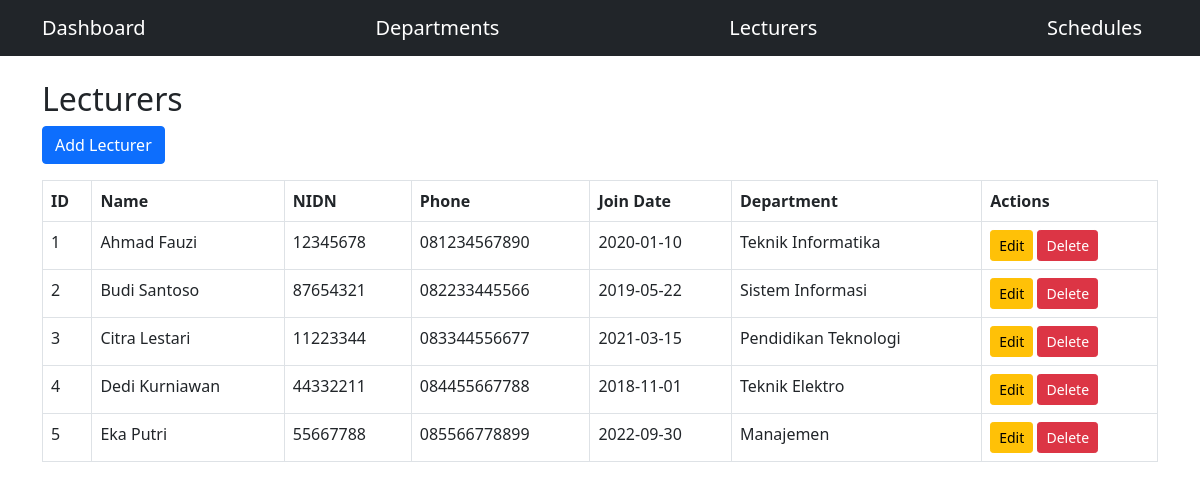
Page /tp_mvc25/lecturers.php on the committed database.
### tables this page shows
CREATE TABLE lecturers (
    id INT AUTO_INCREMENT PRIMARY KEY,
    name VARCHAR(100) NOT NULL,
    nidn VARCHAR(50) NOT NULL,
    phone VARCHAR(20) NOT NULL,
    join_date DATE NOT NULL,
    department_id INT,
    FOREIGN KEY (department_id) REFERENCES departments(id)
);

CREATE TABLE departments (
    id INT AUTO_INCREMENT PRIMARY KEY,
    department_name VARCHAR(100) NOT NULL,
    location VARCHAR(100) NOT NULL,
    email VARCHAR(100) NOT NULL
);

### tp_mvc25/controllers/LecturersController.php (called while the page is built, shortened)
<?php
include_once(__DIR__ . "/../models/Schedules.php");
include_once(__DIR__ . "/../views/LecturersView.php");
class LecturersController
{
    private $lecturer;
    private $department;
    function __construct()
    {
        $this->lecturer = new Lecturers(
            Config::$db_host,
            Config::$db_user,
            Config::$db_pass,
            Config::$db_name
        );
        $this->department = new Departments(
            Config::$db_host,
            Config::$db_user,
            Config::$db_pass,
            Config::$db_name
        );
    }
    public function index()
    {
        $lecturerData = $this->lecturer->getAll();
        $departmentData = $this->department->getAll();
        $view = new LecturersView();
        $view->render([
            "lecturers" => $lecturerData,
            "departments" => $departmentData
        ]);
    }
}

### tp_mvc25/lecturers.php (called while the page is built)
<?php
include_once("config.php");
include_once("controllers/LecturersController.php");
include_once("views/LecturersView.php");
$controller = new LecturersController();
$controller->index();

### tp_mvc25/models/DB.php (called while the page is built, shortened)
<?php
class DB
{
    protected $db_host;
    protected $db_user;
    protected $db_pass;
    protected $db_name;
    protected $db_link;
    public function __construct($db_host, $db_user, $db_pass, $db_name)
    {
        $this->db_host = $db_host;
        $this->db_user = $db_user;
        $this->db_pass = $db_pass;
        $this->db_name = $db_name;
    }
    public function open()
    {
        $this->db_link = mysqli_connect(
            $this->db_host,
            $this->db_user,
            $this->db_pass,
            $this->db_name
        );
    }
    public function execute($query)
    {
        $this->result = mysqli_query($this->db_link, $query);
        return $this->result;
    }
    public function close()
    {
        if ($this->db_link && $this->db_link instanceof mysqli) {
            $this->db_link = null;
        }
    }
}

### tp_mvc25/models/Lecturers.php (called while the page is built, shortened)
<?php
include_once("DB.php");
class Lecturers extends DB
{
    function getAll()
    {
        $query = "SELECT l.*, d.department_name
                  FROM lecturers l
                  LEFT JOIN departments d ON l.department_id = d.id";
        $this->execute($query);
        $data = [];
        while ($row = $this->getResult()) {
            $data[] = $row;
        }
        return $data;
    }
}

### tp_mvc25/views/LecturersView.php (the view, shortened to what this page needs)
<?php
class LecturersView {
    public function render($data)
    {
        $tableData = "";
        foreach ($data['lecturers'] as $l) {
            $tableData .= "
                <tr>
                    <td>{$l['id']}</td>
                    <td>{$l['name']}</td>
                    <td>{$l['nidn']}</td>
                    <td>{$l['phone']}</td>
                    <td>{$l['join_date']}</td>
                    <td>{$l['department_name']}</td>
                    <td>
                        <a class='btn btn-warning btn-sm' href='/tp_mvc25/lecturers/edit.php?id={$l['id']}'>Edit</a>
                        <a class='btn btn-danger btn-sm' href='/tp_mvc25/lecturers/delete.php?id={$l['id']}'>Delete</a>
                    </td>
                </tr>
            ";
        }
    }
}

### rows in the picture
lecturers: id "1", name "Ahmad Fauzi", nidn "12345678", phone "081234567890", join_date "2020-01-10", department.department_name "Teknik Informatika"
lecturers: id "2", name "Budi Santoso", nidn "87654321", phone "082233445566", join_date "2019-05-22", department.department_name "Sistem Informasi"
lecturers: id "3", name "Citra Lestari", nidn "11223344", phone "083344556677", join_date "2021-03-15", department.department_name "Pendidikan Teknologi"
lecturers: id "4", name "Dedi Kurniawan", nidn "44332211", phone "084455667788", join_date "2018-11-01", department.department_name "Teknik Elektro"
lecturers: id "5", name "Eka Putri", nidn "55667788", phone "085566778899", join_date "2022-09-30", department.department_name "Manajemen"

### other values in the picture
$this->content "Dashboard Departments Lecturers Schedules Lecturers Add Lecturer ID Name NIDN Phone Join Date Department Actions"
